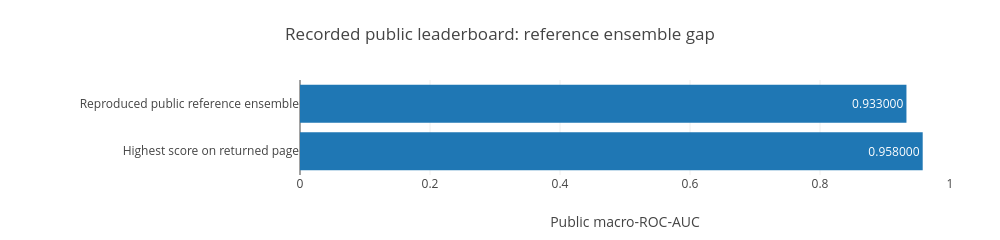

This figure's notebook cell:
### Markdown cell above
## 4. Official scoring is a different evaluation setting

The chart below contains **only public-leaderboard evidence from the same returned page**. It does not contain local cohort metrics. The reference includes multiple public model branches and has not been recreated through independent training. A blank score for the independent-model submission is missing evidence, not zero.

### Code cell
score = D['public_score_snapshot']
evidence_chart('Recorded public leaderboard: reference ensemble gap',
               ['Reproduced public reference ensemble','Highest score on returned page'],
               [score['reference_ensemble_public_auc'], score['highest_returned_page_auc']],
               'Public macro-ROC-AUC')
print('Score snapshot UTC:', score['utc'])
print(f"Comparable recorded gap: {score['highest_returned_page_auc']-score['reference_ensemble_public_auc']:.3f}")
print('Independent-model score:', score['independent_model_public_score'])

### Figure 1 — Plotly figure (JSON) as saved in the notebook; plotly's stock layout.template omitted (floating-point values rounded to 4 significant figures)
{"data": [{"type": "bar", "orientation": "h", "y": ["Reproduced public reference ensemble", "Highest score on returned page"], "x": [0.933, 0.958], "text": ["0.933000", "0.958000"], "textposition": "auto"}], "layout": {"title": {"text": "Recorded public leaderboard: reference ensemble gap"}, "width": 1000, "height": 217, "margin": {"l": 300, "r": 50, "t": 80, "b": 65}, "xaxis": {"title": {"text": "Public macro-ROC-AUC"}, "range": [0, 1.0]}, "yaxis": {"autorange": "reversed"}, "showlegend": false}}
